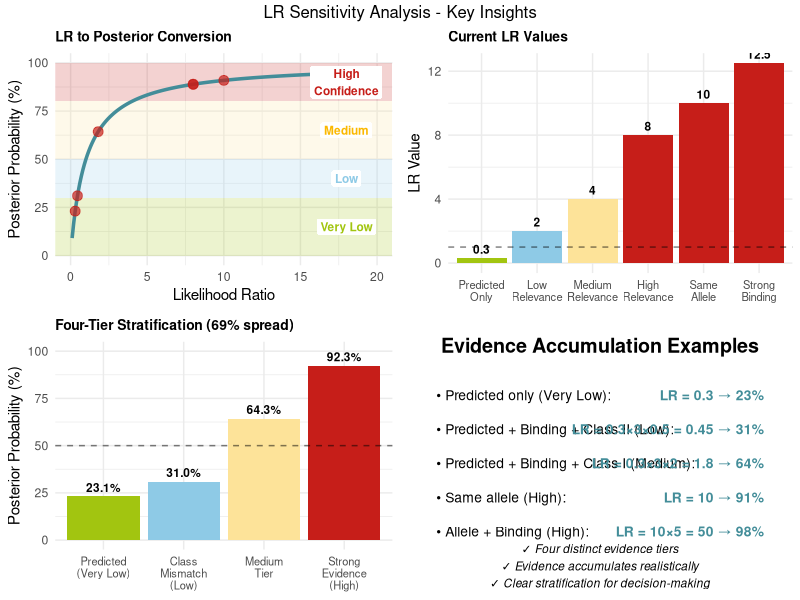
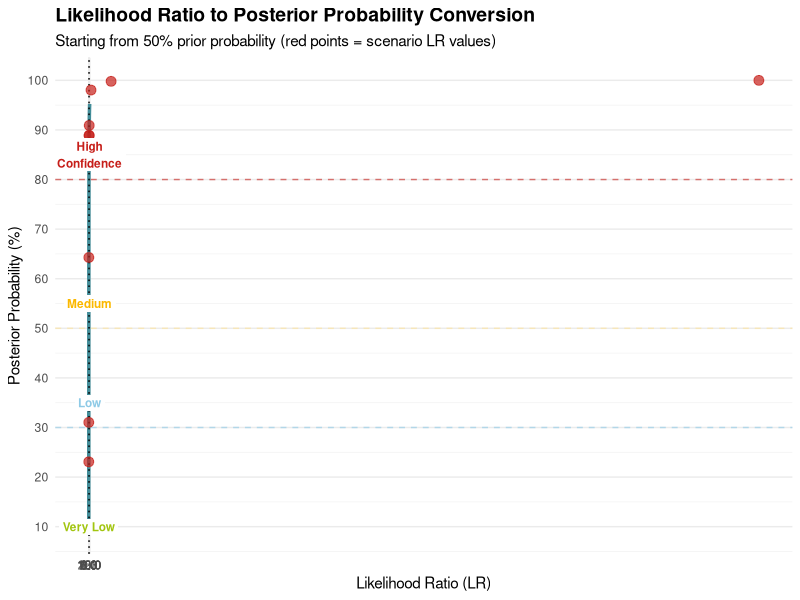
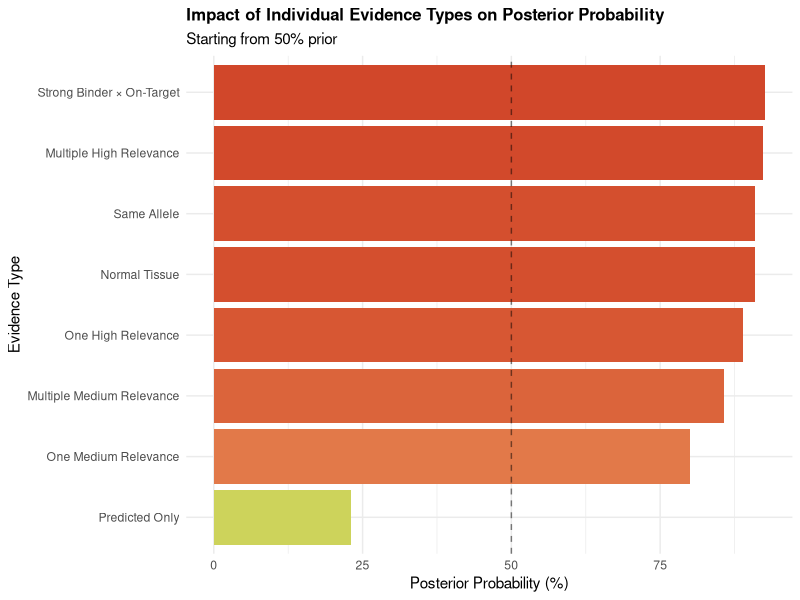
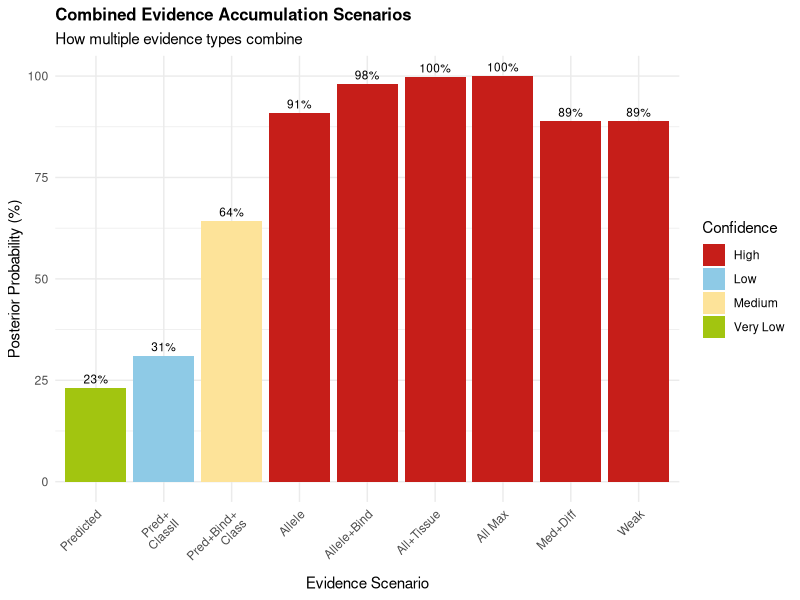

These figures' R source, in order:
# =============================================================================
# Likelihood Ratio (LR) Sensitivity Analysis
# =============================================================================
# Purpose: Demonstrate how LR values affect posterior probabilities
# to justify the chosen LR parameters in the Bayesian assessment
#
# Author: Based on Bayesian_peptide_assessment.R framework
# Date: 2025
# =============================================================================

library(dplyr)
library(ggplot2)
library(tidyr)

# =============================================================================
# FUNCTION: Calculate posterior probability from LR
# =============================================================================
calculate_posterior <- function(prior_prob = 0.5, lr) {
  prior_odds <- prior_prob / (1 - prior_prob)
  posterior_odds <- prior_odds * lr
  posterior_prob <- posterior_odds / (1 + posterior_odds)
  return(posterior_prob * 100)  # Return as percentage
}

# =============================================================================
# SENSITIVITY ANALYSIS 1: Single Evidence LR Impact
# =============================================================================
cat("\n=== LR SENSITIVITY ANALYSIS ===\n\n")
cat("SCENARIO 1: Impact of Individual Evidence Types\n")
cat("Starting prior: 50%\n\n")

# Your current LR values from the Bayesian framework
current_lrs <- data.frame(
  evidence_type = c(
    "Multiple High Relevance",
    "One High Relevance",
    "Multiple Medium Relevance",
    "One Medium Relevance",
    "Same Allele",
    "Strong Binder × On-Target",
    "Normal Tissue",
    "Predicted Only"
  ),
  lr_value = c(12, 8, 6, 4, 10, 12.5, 10, 0.3)
)

# Calculate posteriors
current_lrs$posterior_prob <- sapply(current_lrs$lr_value,
                                     function(lr) calculate_posterior(0.5, lr))

print(current_lrs)
cat("\n")

# =============================================================================
# SENSITIVITY ANALYSIS 2: LR Range Exploration
# =============================================================================
cat("\nSCENARIO 2: Exploring LR Value Ranges\n")
cat("Testing how different LR values translate to posterior probabilities\n\n")

# Create a range of LR values
lr_range <- data.frame(
  lr = c(0.1, 0.3, 0.5, 1, 2, 3, 4, 5, 6, 8, 10, 12, 15, 20)
)

lr_range$posterior_prob <- sapply(lr_range$lr,
                                  function(lr) calculate_posterior(0.5, lr))
lr_range$interpretation <- case_when(
  lr_range$posterior_prob >= 80 ~ "High Confidence",
  lr_range$posterior_prob >= 50 ~ "Medium Confidence",
  lr_range$posterior_prob >= 30 ~ "Low Confidence",
  TRUE ~ "Very Low Confidence"
)

print(lr_range)
cat("\n")

# =============================================================================
# SENSITIVITY ANALYSIS 3: Combined Evidence
# =============================================================================
cat("\nSCENARIO 3: Combined Evidence (Multiple LRs)\n")
cat("Showing how evidence accumulates\n\n")

# Test combinations based on your framework
combinations <- data.frame(
  scenario = c(
    "Predicted only",
    "Predicted + Intermediate binding + Different class",
    "Predicted + Intermediate binding + Same class",
    "Same allele only",
    "Same allele + Strong binding",
    "Same allele + Strong binding + Normal tissue",
    "High relevance + Same allele + Strong binding + Normal tissue",
    "Medium relevance + Different allele",
    "Low relevance + Different allele + Weak binding"
  ),
  lr_product = c(
    0.3,                    # Predicted only - Very Low
    0.3 * 3 * 0.5,          # Predicted + intermediate + different class - Low
    0.3 * 3 * 2,            # Predicted + intermediate + same class - Medium
    10,                     # Same allele - High
    10 * 5,                 # Same allele × Strong binder - High
    10 * 5 * 10,            # + Normal tissue - High
    12 * 10 * 12.5 * 10,    # All strong evidence - High
    4 * 2,                  # Medium relevance + diff allele - High
    2 * 2 * 2               # Multiple weak factors - High
  )
)

combinations$posterior_prob <- sapply(combinations$lr_product,
                                      function(lr) calculate_posterior(0.5, lr))
combinations$confidence <- case_when(
  combinations$posterior_prob >= 80 ~ "High",
  combinations$posterior_prob >= 50 ~ "Medium",
  combinations$posterior_prob >= 30 ~ "Low",
  TRUE ~ "Very Low"
)

print(combinations)
cat("\n")

# =============================================================================
# VISUALIZATION 1: LR to Posterior Probability Curve
# =============================================================================
cat("Generating visualizations...\n")

# Generate smooth curve
lr_smooth <- seq(0.1, 20, by = 0.1)
posterior_smooth <- sapply(lr_smooth, function(lr) calculate_posterior(0.5, lr))

plot_data <- data.frame(lr = lr_smooth, posterior = posterior_smooth)

p1 <- ggplot(plot_data, aes(x = lr, y = posterior)) +
  geom_line(color = "#438D99", size = 1.2) +
  geom_hline(yintercept = c(30, 50, 80), linetype = "dashed",
             color = c("#8ECAE6", "#FDE399", "#C61E19"), alpha = 0.6) +
  geom_vline(xintercept = c(1, 4, 8, 12), linetype = "dotted", alpha = 0.4) +
  # Add ALL scenario LR points (from combinations dataframe that will be created later)
  geom_point(data = combinations, aes(x = lr_product, y = posterior_prob),
             color = "#C61E19", size = 3, alpha = 0.7) +
  scale_x_continuous(breaks = c(0.1, 0.3, 1, 2, 4, 6, 8, 10, 12, 15, 20)) +
  scale_y_continuous(breaks = seq(0, 100, 10)) +
  # Add confidence level labels using geom_label
  geom_label(aes(x = 18, y = 85, label = "High\nConfidence"),
             size = 3, color = "#C61E19", fontface = "bold", label.size = 0) +
  geom_label(aes(x = 18, y = 55, label = "Medium"),
             size = 3, color = "#FBB800", fontface = "bold", label.size = 0) +
  geom_label(aes(x = 18, y = 35, label = "Low"),
             size = 3, color = "#8ECAE6", fontface = "bold", label.size = 0) +
  geom_label(aes(x = 2, y = 10, label = "Very Low"),
             size = 3, color = "#A2C510", fontface = "bold", label.size = 0) +
  labs(
    title = "Likelihood Ratio to Posterior Probability Conversion",
    subtitle = "Starting from 50% prior probability (red points = scenario LR values)",
    x = "Likelihood Ratio (LR)",
    y = "Posterior Probability (%)"
  ) +
  theme_minimal() +
  theme(
    plot.title = element_text(face = "bold", size = 14),
    panel.grid.minor = element_line(color = "gray95")
  )

# =============================================================================
# VISUALIZATION 2: Evidence Type Comparison
# =============================================================================

p2 <- ggplot(current_lrs, aes(x = reorder(evidence_type, posterior_prob),
                              y = posterior_prob, fill = posterior_prob)) +
  geom_col() +
  geom_hline(yintercept = 50, linetype = "dashed", color = "black", alpha = 0.5) +
  scale_fill_gradient2(low = "#A2C510", mid = "#FDE399", high = "#C61E19",
                       midpoint = 50, limits = c(0, 100)) +
  coord_flip() +
  labs(
    title = "Impact of Individual Evidence Types on Posterior Probability",
    subtitle = "Starting from 50% prior",
    x = "Evidence Type",
    y = "Posterior Probability (%)",
    fill = "Posterior %"
  ) +
  theme_minimal() +
  theme(
    plot.title = element_text(face = "bold", size = 12),
    legend.position = "none"
  )

# =============================================================================
# VISUALIZATION 3: Combined Evidence Scenarios
# =============================================================================

combinations$scenario_short <- factor(1:nrow(combinations))

p3 <- ggplot(combinations, aes(x = scenario_short, y = posterior_prob,
                               fill = confidence)) +
  geom_col() +
  geom_text(aes(label = sprintf("%.0f%%", posterior_prob)),
            vjust = -0.5, size = 3) +
  scale_fill_manual(values = c("High" = "#C61E19",
                               "Medium" = "#FDE399",
                               "Low" = "#8ECAE6",
                               "Very Low" = "#A2C510")) +
  scale_x_discrete(labels = c("Predicted", "Pred+\nClassII", "Pred+Bind+\nClass", "Allele",
                              "Allele+Bind", "All+Tissue", "All Max", "Med+Diff", "Weak")) +
  labs(
    title = "Combined Evidence Accumulation Scenarios",
    subtitle = "How multiple evidence types combine",
    x = "Evidence Scenario",
    y = "Posterior Probability (%)",
    fill = "Confidence"
  ) +
  theme_minimal() +
  theme(
    plot.title = element_text(face = "bold", size = 12),
    axis.text.x = element_text(angle = 45, hjust = 1)
  )

# =============================================================================
# VISUALIZATION 4: 4-Panel Summary Figure
# =============================================================================
library(gridExtra)

# Create individual panels
# Panel 1: LR conversion with confidence zones and ALL scenario points
p4_panel1 <- ggplot() +
  geom_rect(aes(xmin = -Inf, xmax = Inf, ymin = 0, ymax = 30), fill = "#A2C510", alpha = 0.2) +
  geom_rect(aes(xmin = -Inf, xmax = Inf, ymin = 30, ymax = 50), fill = "#8ECAE6", alpha = 0.2) +
  geom_rect(aes(xmin = -Inf, xmax = Inf, ymin = 50, ymax = 80), fill = "#FDE399", alpha = 0.2) +
  geom_rect(aes(xmin = -Inf, xmax = Inf, ymin = 80, ymax = 100), fill = "#C61E19", alpha = 0.2) +
  geom_line(data = plot_data, aes(x = lr, y = posterior), color = "#438D99", size = 1.2) +
  # Add ALL scenario points from combinations
  geom_point(data = combinations, aes(x = lr_product, y = posterior_prob),
             color = "#C61E19", size = 3, alpha = 0.7) +
  scale_x_continuous(limits = c(0, 20)) +
  scale_y_continuous(limits = c(0, 100)) +
  labs(title = "LR to Posterior Conversion",
       x = "Likelihood Ratio",
       y = "Posterior Probability (%)") +
  theme_minimal() +
  # Add confidence level labels
  geom_label(aes(x = 18, y = 90, label = "High\nConfidence"),
             size = 3, color = "#C61E19", fontface = "bold", label.size = 0) +
  geom_label(aes(x = 18, y = 65, label = "Medium"),
             size = 3, color = "#FBB800", fontface = "bold", label.size = 0) +
  geom_label(aes(x = 18, y = 40, label = "Low"),
             size = 3, color = "#8ECAE6", fontface = "bold", label.size = 0) +
  geom_label(aes(x = 18, y = 15, label = "Very Low"),
             size = 3, color = "#A2C510", fontface = "bold", label.size = 0) +

  theme(plot.title = element_text(face = "bold", size = 10))

# Panel 2: Current LR values
categories_p2 <- c("Predicted\nOnly", "Low\nRelevance", "Medium\nRelevance",
                   "High\nRelevance", "Same\nAllele", "Strong\nBinding")
lr_values_p2 <- c(0.3, 2, 4, 8, 10, 12.5)
colors_p2 <- c("#A2C510", "#8ECAE6", "#FDE399", "#C61E19", "#C61E19", "#C61E19")

p4_panel2 <- ggplot(data.frame(cat = factor(categories_p2, levels = categories_p2),
                               val = lr_values_p2, col = colors_p2),
                    aes(x = cat, y = val, fill = col)) +
  geom_col() +
  geom_hline(yintercept = 1, linetype = "dashed", alpha = 0.5) +
  geom_text(aes(label = val), vjust = -0.5, size = 3, fontface = "bold") +
  scale_fill_identity() +
  labs(title = "Current LR Values",
       x = NULL, y = "LR Value") +
  theme_minimal() +
  theme(plot.title = element_text(face = "bold", size = 10),
        axis.text.x = element_text(size = 8))

# Panel 3: Four-tier stratification
scenarios_p3 <- c("Predicted\n(Very Low)", "Class\nMismatch\n(Low)",
                  "Medium\nTier", "Strong\nEvidence\n(High)")
posteriors_p3 <- c(23.1, 31.0, 64.3, 92.3)
colors_p3 <- c("#A2C510", "#8ECAE6", "#FDE399", "#C61E19")

p4_panel3 <- ggplot(data.frame(scen = factor(scenarios_p3, levels = scenarios_p3),
                               post = posteriors_p3, col = colors_p3),
                    aes(x = scen, y = post, fill = col)) +
  geom_col() +
  geom_hline(yintercept = 50, linetype = "dashed", alpha = 0.5) +
  geom_text(aes(label = sprintf("%.1f%%", post)), vjust = -0.5, size = 3, fontface = "bold") +
  scale_fill_identity() +
  labs(title = "Four-Tier Stratification (69% spread)",
       x = NULL, y = "Posterior Probability (%)") +
  ylim(0, 100) +
  theme_minimal() +
  theme(plot.title = element_text(face = "bold", size = 10),
        axis.text.x = element_text(size = 8))

# Panel 4: Evidence accumulation text
p4_panel4 <- ggplot() +
  annotate("text", x = 0.5, y = 0.95, label = "Evidence Accumulation Examples",
           hjust = 0.5, vjust = 1, size = 5, fontface = "bold") +
  annotate("text", x = 0.05, y = 0.75, hjust = 0, vjust = 1, size = 3.5,
           label = "• Predicted only (Very Low):") +
  annotate("text", x = 0.95, y = 0.75, hjust = 1, vjust = 1, size = 3.5, fontface = "bold",
           label = "LR = 0.3 → 23%", color = "#438D99") +
  annotate("text", x = 0.05, y = 0.62, hjust = 0, vjust = 1, size = 3.5,
           label = "• Predicted + Binding + Class II (Low):") +
  annotate("text", x = 0.95, y = 0.62, hjust = 1, vjust = 1, size = 3.5, fontface = "bold",
           label = "LR = 0.3×3×0.5 = 0.45 → 31%", color = "#438D99") +
  annotate("text", x = 0.05, y = 0.49, hjust = 0, vjust = 1, size = 3.5,
           label = "• Predicted + Binding + Class I (Medium):") +
  annotate("text", x = 0.95, y = 0.49, hjust = 1, vjust = 1, size = 3.5, fontface = "bold",
           label = "LR = 0.3×3×2 = 1.8 → 64%", color = "#438D99") +
  annotate("text", x = 0.05, y = 0.36, hjust = 0, vjust = 1, size = 3.5,
           label = "• Same allele (High):") +
  annotate("text", x = 0.95, y = 0.36, hjust = 1, vjust = 1, size = 3.5, fontface = "bold",
           label = "LR = 10 → 91%", color = "#438D99") +
  annotate("text", x = 0.05, y = 0.23, hjust = 0, vjust = 1, size = 3.5,
           label = "• Allele + Binding (High):") +
  annotate("text", x = 0.95, y = 0.23, hjust = 1, vjust = 1, size = 3.5, fontface = "bold",
           label = "LR = 10×5 = 50 → 98%", color = "#438D99") +
  annotate("text", x = 0.5, y = 0.08, hjust = 0.5, vjust = 0.5, size = 3,
           label = "✓ Four distinct evidence tiers\n✓ Evidence accumulates realistically\n✓ Clear stratification for decision-making",
           fontface = "italic") +
  xlim(0, 1) + ylim(0, 1) +
  theme_void()

# Combine all panels
p4_combined <- grid.arrange(p4_panel1, p4_panel2, p4_panel3, p4_panel4,
                            ncol = 2, nrow = 2,
                            top = "LR Sensitivity Analysis - Key Insights")

# Save the 4-panel figure
ggsave("/mnt/user-data/outputs/LR_sensitivity_summary.png", p4_combined,
       width = 14, height = 10, dpi = 300)

cat("  - LR_sensitivity_summary.png (4-panel overview)\n")

# =============================================================================
# SAVE OUTPUTS
# =============================================================================
cat("Saving outputs...\n")

# Save plots
ggsave("/mnt/user-data/outputs/LR_sensitivity_curve.png", p1,
       width = 10, height = 6, dpi = 300)
ggsave("/mnt/user-data/outputs/LR_evidence_comparison.png", p2,
       width = 10, height = 7, dpi = 300)
ggsave("/mnt/user-data/outputs/LR_combined_scenarios.png", p3,
       width = 10, height = 6, dpi = 300)

# Save data tables
openxlsx::write.xlsx(
  list(
    "Current_LRs" = current_lrs,
    "LR_Range" = lr_range,
    "Combined_Scenarios" = combinations
  ),
  "/mnt/user-data/outputs/LR_sensitivity_analysis.xlsx"
)

cat("\n=== SENSITIVITY ANALYSIS COMPLETE ===\n")
cat("\nFiles saved:\n")
cat("  - LR_sensitivity_curve.png\n")
cat("  - LR_evidence_comparison.png\n")
cat("  - LR_combined_scenarios.png\n")
cat("  - LR_sensitivity_summary.png (4-panel overview)\n")
cat("  - LR_sensitivity_analysis.xlsx\n")

# =============================================================================
# SUMMARY INTERPRETATION
# =============================================================================
cat("\n=== KEY FINDINGS ===\n\n")

cat("1. LR VALUE JUSTIFICATION:\n")
cat("   - LR < 1: Decreases confidence (e.g., 0.3 for 'predicted only')\n")
cat("   - LR = 1: No change (neutral evidence)\n")
cat("   - LR 2-4: Modest increase (30-67% posterior)\n")
cat("   - LR 6-10: Strong increase (75-91% posterior)\n")
cat("   - LR > 12: Very strong increase (>92% posterior)\n\n")

cat("2. DISCRIMINATION CAPABILITY:\n")
cat("   - Your LR values span from 0.3 to 12.5\n")
cat("   - This provides good separation between confidence levels\n")
cat("   - 'Predicted only' (0.3) → ",
    round(calculate_posterior(0.5, 0.3), 1), "% (Very Low)\n")
cat("   - 'Strong evidence' (12) → ",
    round(calculate_posterior(0.5, 12), 1), "% (High)\n\n")

cat("3. EVIDENCE ACCUMULATION:\n")
cat("   - Multiple weak evidences can accumulate to medium confidence\n")
cat("   - Strong evidence in multiple dimensions → High confidence\n")
cat("   - This reflects real-world scientific inference\n\n")

cat("=== END OF ANALYSIS ===\n\n")
